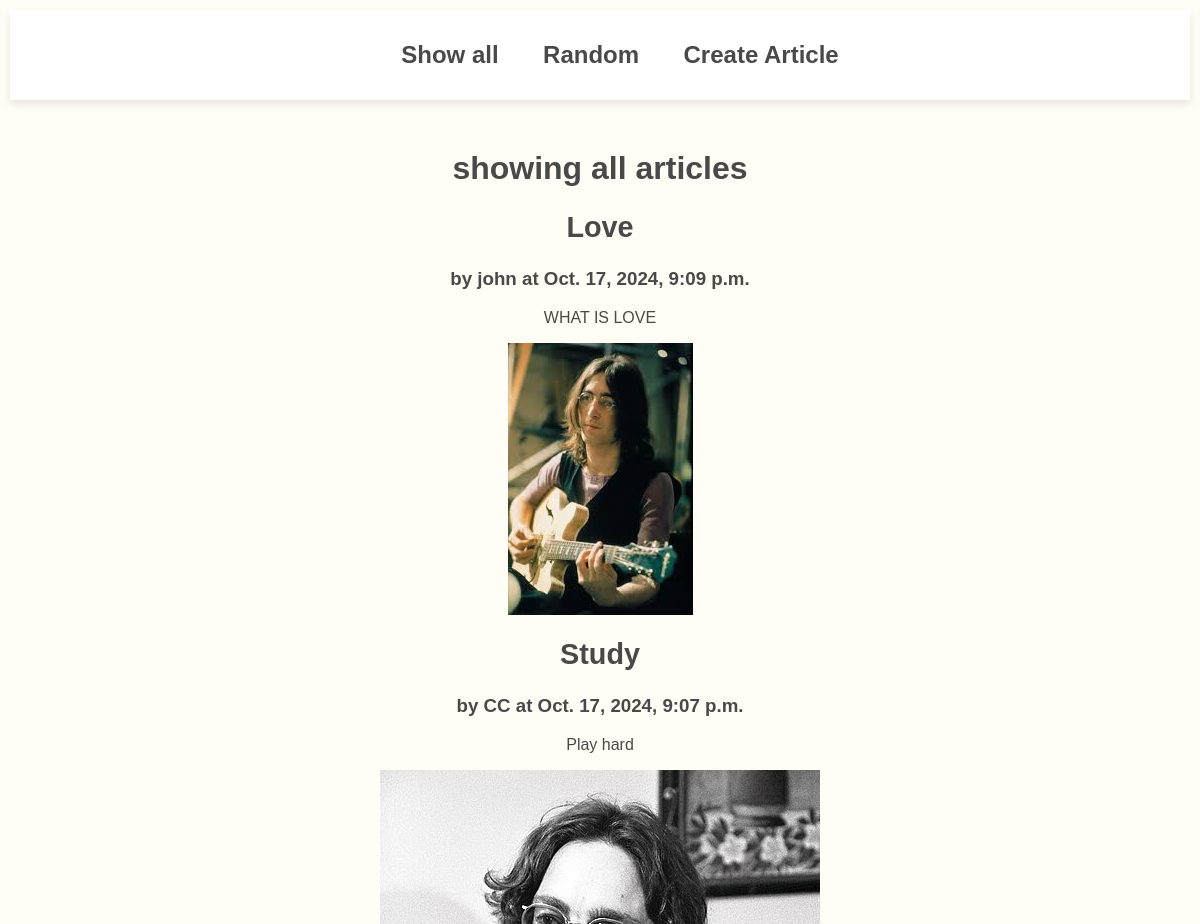
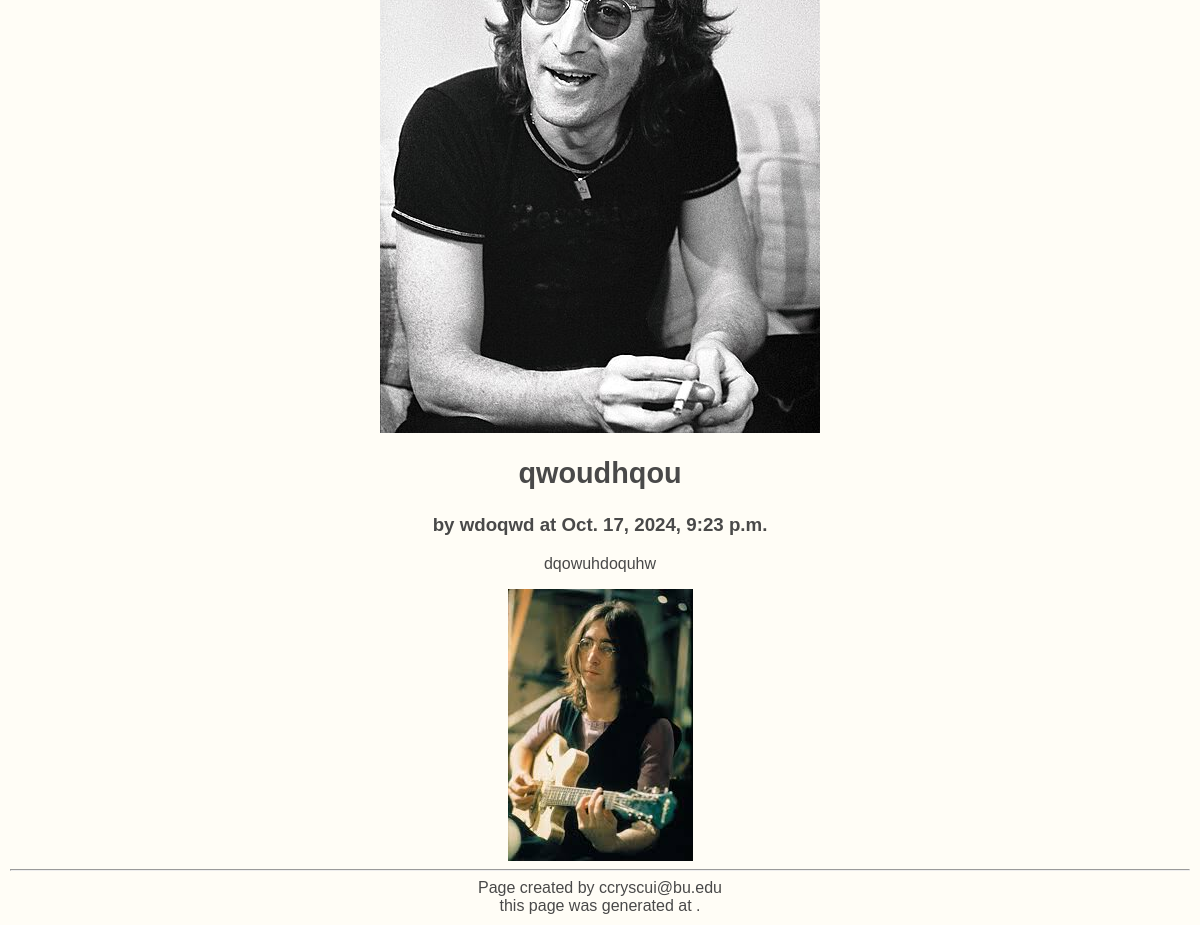
/blog/show_alls, run on the app's committed database (2 pictures, top to bottom).
### blog/models.py (models this page shows, shortened)
class Article(models.Model):
    title = models.TextField(blank=False)
    author = models.TextField(blank=False)
    text = models.TextField(blank=False)
    published = models.DateTimeField(auto_now=True)
    image_file = models.ImageField(blank=True) # an actual image
    def __str__(self):
        return f'{self.title} by {self.author}'

### blog/views.py (the view)
# urls.py: path(r'show_alls', views.ShowAllView.as_view(), name = "show_alls"),
class ShowAllView(ListView):
    model = Article
    template_name = "blog/show_alls.html"
    context_object_name = 'articles'

### blog/templates/blog/show_alls.html
 {% extends 'blog/base.html' %}
 {% block content %}
 <h1>showing all articles</h1>
  <div>
    {% for a in articles %}
    <div>
        <a href="{% url 'article' a.pk %}"><h2>{{a.title}}</h2></a>
        <h3>by {{a.author}} at {{a.published}}</h3>
        <p>
            {{a.text}}
        </p>
        <a href="{% url 'article' a.pk %}">
          <img src="{{a.image_file.url}}" alt="img">
        </a>
    </div>
    {% endfor %}
  </div>
  {% endblock %}

### static/styles.css (style rules this page uses)
body { background-color: #fffdf6; color: #494949; font-family: Arial, sans-serif; margin: 10px; padding: 0; text-align: center; }
h1 { margin: 50px; margin-bottom: 20px; }
p { font-size:medium; }
a { text-decoration: none; color: #494949; font-size:larger; font-weight: bold; transition: color 0.3s ease; }

### data on the page
Article: title "Love", author "john", published "Oct. 17, 2024, 9:09 p.m.", text "WHAT IS LOVE", image_file (picture)
Article: title "Study", author "CC", published "Oct. 17, 2024, 9:07 p.m.", text "Play hard", image_file (picture)
Article: title "qwoudhqou", author "wdoqwd", published "Oct. 17, 2024, 9:23 p.m.", text "dqowuhdoquhw", image_file (picture)
